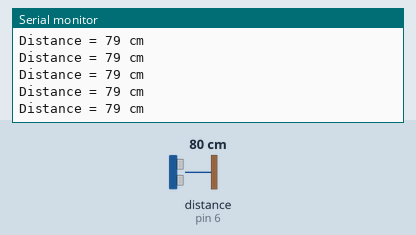
The sketch below on a simulated Arduino Uno, built with avr-gcc and run on an emulated ATmega328P. Parts: the last lines printed to the serial monitor. Wiring (inferred from the names in the program): ultrasonic range finder: trigger pin 5; echo pin 6. The test bench sets the inputs (shaded band); at power-on: distance to the obstacle (sensor on pin 6) 80 cm. The echo pulse lasts 58.3 µs per cm.

Above: at 1.2 s.
1.3 s: distance to the obstacle (sensor on pin 6) set to 4 cm
At 1.34 s:
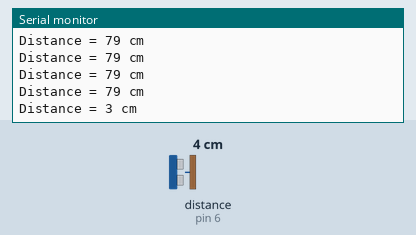
4.3 s: distance to the obstacle (sensor on pin 6) set to 18 cm
At 4.3 s:
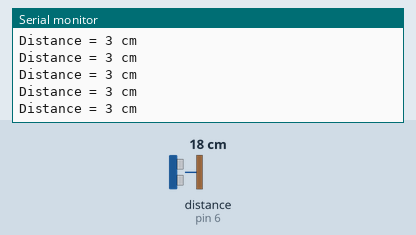
7.3 s: distance to the obstacle (sensor on pin 6) set to 2 cm
At 7.3 s:
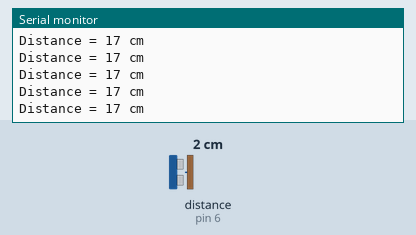
10.3 s: distance to the obstacle (sensor on pin 6) set to 35 cm
At 10.35 s:
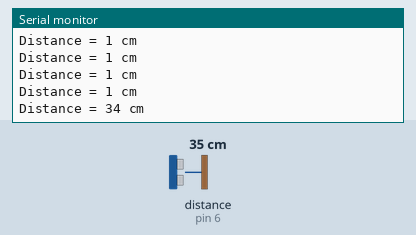
13.3 s: distance to the obstacle (sensor on pin 6) set to 299 cm
At 13.36 s:
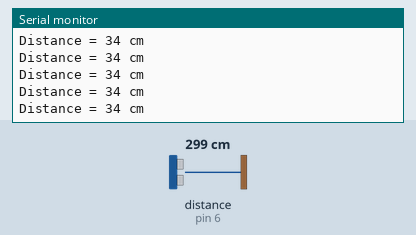
Timing chart, 0 to 16.3 s (numbered marks = the images above; inputs shaded):
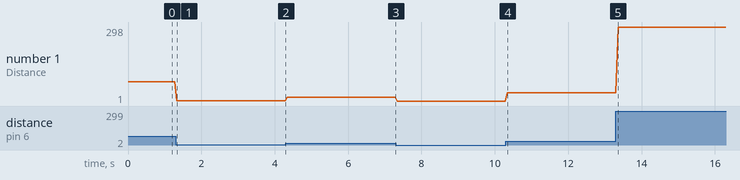

The sketch:

DigitalRuler.ino
```cpp
// hc-sr04 senosr pins
const int trigPin = 5;
const int echoPin = 6;
long duration;
long distance;

// delay time variables
int sdt = 50; // short
int mdt = 500; // middle
int ldt = 1000; // long

void setup() {
  pinMode(trigPin, OUTPUT);
  pinMode(echoPin, INPUT);
  Serial.begin(9600);
}

void loop() {
  // send ping from trigger
  digitalWrite(trigPin, HIGH);
  delayMicroseconds(10);
  digitalWrite(trigPin, LOW);
  delayMicroseconds(10);

  // read reflected ping from receiver
  // speed of sound = 343 m/s (20'C)
  duration = pulseIn(echoPin, HIGH); // microseconds
  distance = (duration * 0.0343) / 2.; // centimeter

  // show distance
  Serial.print("Distance = ");
  Serial.print(distance);
  Serial.println(" cm");

  delay(sdt);
}
```

Measured:
- after the input at 1.3 s, the serial monitor: prints a new line at once (image 1)
- after the input at 10.3 s, the serial monitor: prints a new line at once (image 4)
- plotted number 1: 79 → 3 after the input at 1.3 s, 3 → 17 after the input at 4.3 s, 17 → 1 after the input at 7.3 s, 1 → 34 after the input at 10.3 s, 34 → 298 after the input at 13.3 s
